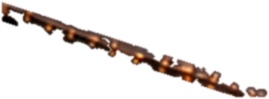
#> input picture web/art/factory/build3/chain-lo.webp, 269 x 99 px, given in place of factory-full.png, which was not available
$ python build_scene.py
#> lines starting #> are read from the running program, lines starting #| are printed output that depends on the picture; pictures that were not available may be replaced by others from this repository, and a replacement may not be noted
"""Builds the factory scene's layers from the source art in originals/ (plus build2/ from cut_sprites.py) into build3/.
Nothing here draws: it copies, cuts and colour-matches the source pixels. Run from web/art/factory.
  plate.webp   the clean plate, with the lit boiler gauge copied back from the master (the images are aligned)
  front-*.webp static parts in front of moving ones, cut from the master with hand polygons
  belt.webp    the belt slats without the chain (the chain-free right part repeated leftwards, relit per column)
  chain-*.webp the chain's two strands, cut from the plate, to slide along themselves
  roll-*.webp  the roller print as a multiply layer (master / plate), unwrapped around the roller, seamless
  s-*.webp     moving-part sprites, scaled to scene size and colour-matched to the master
  scene.json   geometry
"""
import json, os
import numpy as np
from PIL import Image, ImageDraw, ImageFilter
from scipy import ndimage

os.makedirs('build3', exist_ok=True)
F = np.asarray(Image.open('originals/factory-full.png').convert('RGB')).astype(float)
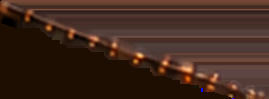
#> F: shape (99, 269, 3) float64; mean R, G, B 64.6, 40.6, 29.8
C = np.asarray(Image.open('originals/factory-clean.png').convert('RGB')).astype(float)
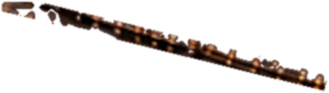
#> input picture web/art/factory/build3/chain-up.webp, 329 x 93 px, given in place of factory-clean.png, which was not available
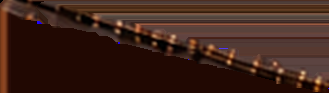
#> C: shape (93, 329, 3) float64; mean R, G, B 62.2, 35.2, 25.9
H, W = C.shape[:2]
#> H = 93; W = 329
G = {}  # geometry for the page

def save(arr, name, lossless=False, q=88):
    im = Image.fromarray(arr.clip(0, 255).astype(np.uint8), 'RGBA' if arr.shape[2] == 4 else 'RGB')
    im.save(f'build3/{name}', lossless=lossless, quality=q, method=6)

def poly_mask(pts, feather=1.5, box=None):
    m = Image.new('L', (W, H), 0); ImageDraw.Draw(m).polygon([tuple(p) for p in pts], fill=255)
    if feather: m = m.filter(ImageFilter.GaussianBlur(feather))
    return np.asarray(m).astype(float) / 255

def cut(arr, mask, name):
    ys, xs = np.nonzero(mask > 0.01); x0, x1, y0, y1 = xs.min(), xs.max() + 1, ys.min(), ys.max() + 1
    px = np.dstack([arr[y0:y1, x0:x1], mask[y0:y1, x0:x1] * 255])
    save(px, name, lossless=True); return [int(x0), int(y0)]

# ---- the plate: clean + the lit gauge from the master
plate = C.copy()
gm = np.zeros((H, W)); gm[400:648, 1680:1776] = 1
gm = ndimage.gaussian_filter(gm, 4); gm[650:] = 0           # never touch the flywheel area below
#> (the run stopped early here; a loop or call above may not have finished)
